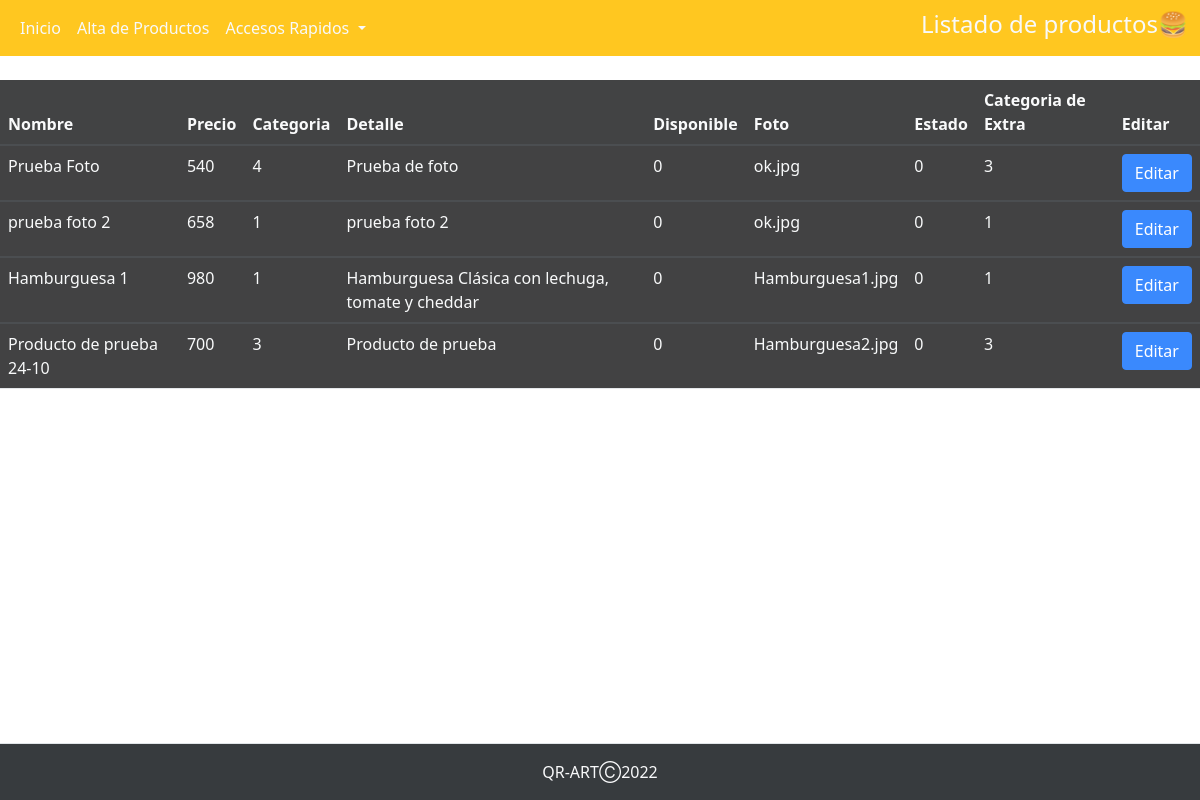
Before: /perfiles/perfil_mozo/productos/modificacionproducto_m.php with the older database file.
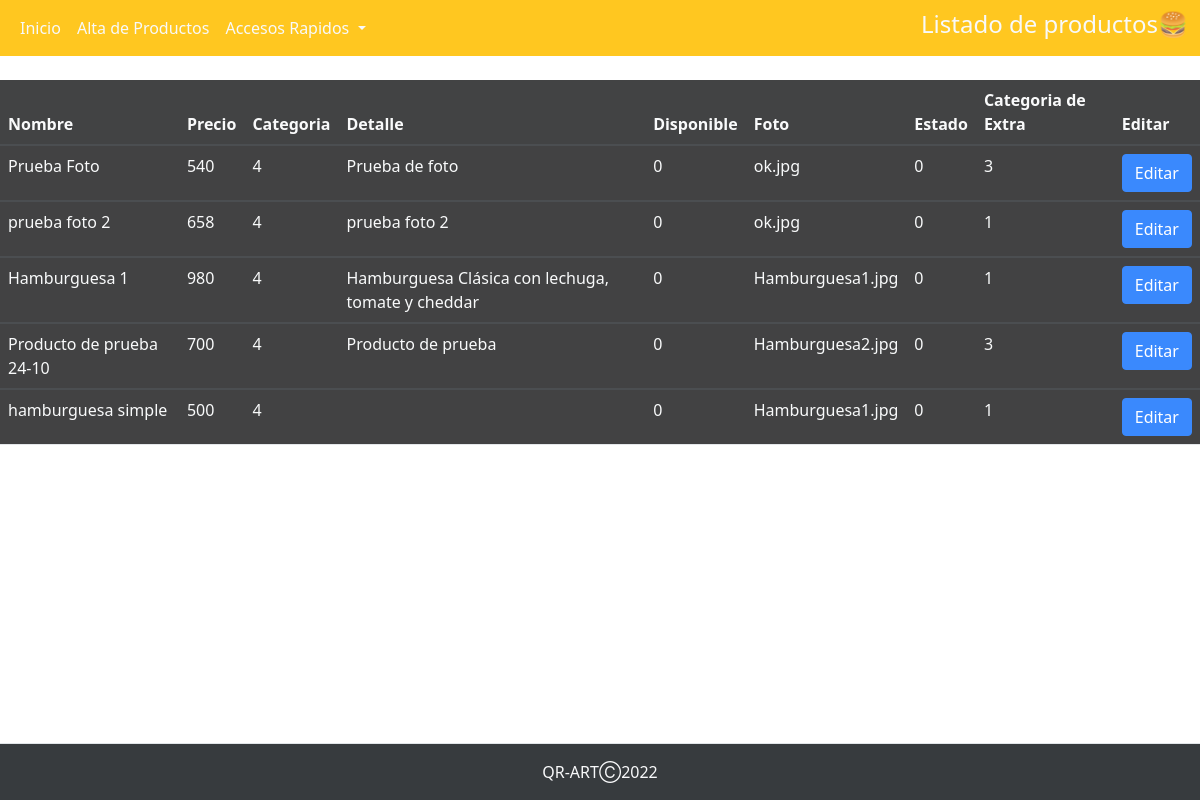
After: the same page with the newer database file.
### tables this page shows
CREATE TABLE `productos` (
  `cod_prod` int(6) NOT NULL,
  `categoria_prod` text NOT NULL,
  `nombre_prod` text NOT NULL,
  `precio_prod` decimal(10,0) NOT NULL,
  `detalle_prod` text NOT NULL,
  `foto_prod` text NOT NULL,
  `prod_disponible` tinyint(1) NOT NULL,
  `requiere_cocina` tinyint(1) NOT NULL,
  `est_baja_prod` tinyint(1) NOT NULL,
  `categ_extra` text NOT NULL
);

### perfiles/perfil_mozo/productos/modificacionproducto_m.php (the view, shortened to what this page needs)
<?php
$conexion=mysqli_connect("localhost","root","","qr_art");
?>
<!DOCTYPE html>
<html lang="en">
<head>
    <link rel="stylesheet" href="https://cdnjs.cloudflare.com/ajax/libs/twitter-bootstrap/5.1.3/css/bootstrap.min.css">
    <link rel="stylesheet" href="https://cdn.datatables.net/1.12.1/css/dataTables.bootstrap5.min.css">
    <link rel="stylesheet " href="../../../assets/stylesnav.css">
    <link rel="stylesheet " href="../../../assets/backp.css">
    <link rel="stylesheet " href="../../../assets/table.css">
</head>
<body>
<nav class="navbar navbar-expand-xl">
  <div class="container-fluid">
    <div class="collapse navbar-collapse" id="navbarSupportedContent">
      <ul class="navbar-nav me-auto mb-2 mb-lg-0">
        <li class="nav-item">
          <a class="nav-link active text-light" aria-current="page" href="../perfil_mozo.php">Inicio</a>
        </li>
        <li class="nav-item">
          <a class="nav-link text-light" href="./altaproducto_m.php">Alta de Productos</a>
        </li>
        <li class="nav-item dropdown">
          <a class="nav-link dropdown-toggle text-light" href="#" id="navbarDropdown" role="button" data-bs-toggle="dropdown" aria-expanded="false">
            Accesos Rapidos
          </a>
        </li>
      </ul>
      <h4 class="text-sm-center text-light">Listado de productos🍔</h4>
    </div>
  </div>
</nav>
  <br>
  <table id="productos" name="productos" class="table table-striped" style="width:100%">
        <thead>
            <tr class="text-light">
                <th class="text-light">Nombre</th>
                <th class="text-light">Precio</th>
                <th class="text-light">Categoria</th>
                <th class="text-light">Detalle</th>
                <th class="text-light">Disponible</th>
                <th class="text-light">Foto</th>
                <th class="text-light">Estado</th>
                <th class="text-light">Categoria de Extra</th>
                <th class="text-light">Editar</th>
            </tr>
        </thead>
        <?php
        $sql="SELECT * from productos";
        $result=mysqli_query($conexion, $sql);
        while($mostrar=mysqli_fetch_array($result)){
        ?>
        <tbody>
            <tr>
                <td class="text-light"><?php echo $mostrar['nombre_prod'] ?></td>
                <td class="text-light"><?php echo $mostrar['precio_prod'] ?></td>
                <td class="text-light"><?php echo $mostrar['categoria_prod'] ?></td>
                <td class="text-light"><?php echo $mostrar['detalle_prod'] ?></td>
                <td class="text-light"><?php echo $mostrar['prod_disponible'] ?></td>
                <td class="text-light"><?php echo $mostrar['foto_prod'] ?></td>
                <td class="text-light"><?php echo $mostrar['est_baja_prod'] ?></td>
                <td class="text-light"><?php echo $mostrar['categ_extra'] ?></td>
                <td>
                <a class= "btn btn-primary" href="actualizar_prod_m.php?id=<?php echo $mostrar['cod_prod']?>" class="table__item__link" >Editar</a>
                </td>
            </tr>
        </tbody>
        <?php
        }
        ?>
    </table>
<footer class="py-3 mt-5 border-top bg-dark fixed-bottom">
            <p class="col-md-12 mb-0 text-light text-center">QR-ARTⒸ2022</p>
    </footer>
</body>
</html>

Changed rows visible on the page:
changed productos "prueba foto 2": categoria_prod "1" → "4"
changed productos "Hamburguesa 1": categoria_prod "1" → "4"
changed productos "Producto de prueba 24-10": categoria_prod "3" → "4"
added productos: nombre_prod "hamburguesa simple", precio_prod "500", categoria_prod "4", prod_disponible "0", foto_prod "Hamburguesa1.jpg", est_baja_prod "0", categ_extra "1"
